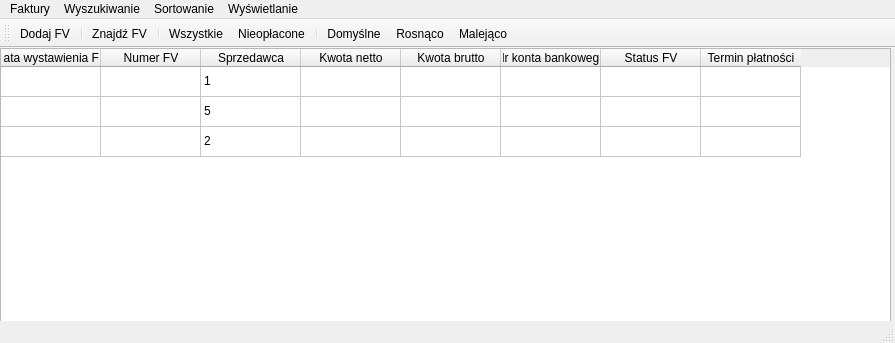
<?xml version="1.0" encoding="UTF-8"?>
<ui version="4.0">
 <class>MainWindow</class>
 <widget class="QMainWindow" name="MainWindow">
  <property name="geometry">
   <rect>
    <x>0</x>
    <y>0</y>
    <width>895</width>
    <height>343</height>
   </rect>
  </property>
  <property name="windowTitle">
   <string>MainWindow</string>
  </property>
  <widget class="QWidget" name="centralwidget">
   <widget class="QWidget" name="verticalLayoutWidget">
    <property name="geometry">
     <rect>
      <x>0</x>
      <y>0</y>
      <width>891</width>
      <height>301</height>
     </rect>
    </property>
    <layout class="QVBoxLayout" name="verticalLayout">
     <item>
      <widget class="QTableWidget" name="tableWidget">
       <attribute name="verticalHeaderVisible">
        <bool>false</bool>
       </attribute>
       <row>
        <property name="text">
         <string>1</string>
        </property>
       </row>
       <row>
        <property name="text">
         <string>2</string>
        </property>
       </row>
       <row>
        <property name="text">
         <string>3</string>
        </property>
       </row>
       <column>
        <property name="text">
         <string>Data wystawienia FV</string>
        </property>
       </column>
       <column>
        <property name="text">
         <string>Numer FV</string>
        </property>
       </column>
       <column>
        <property name="text">
         <string>Sprzedawca</string>
        </property>
       </column>
       <column>
        <property name="text">
         <string>Kwota netto</string>
        </property>
       </column>
       <column>
        <property name="text">
         <string>Kwota brutto</string>
        </property>
       </column>
       <column>
        <property name="text">
         <string>Nr konta bankowego</string>
        </property>
       </column>
       <column>
        <property name="text">
         <string>Status FV</string>
        </property>
       </column>
       <column>
        <property name="text">
         <string>Termin płatności</string>
        </property>
       </column>
       <item row="0" column="2">
        <property name="text">
         <string>1</string>
        </property>
       </item>
       <item row="1" column="2">
        <property name="text">
         <string>5</string>
        </property>
       </item>
       <item row="2" column="2">
        <property name="text">
         <string>2</string>
        </property>
       </item>
      </widget>
     </item>
    </layout>
   </widget>
  </widget>
  <widget class="QStatusBar" name="statusbar"/>
  <widget class="QToolBar" name="toolBar">
   <property name="windowTitle">
    <string>toolBar</string>
   </property>
   <property name="toolButtonStyle">
    <enum>Qt::ToolButtonTextUnderIcon</enum>
   </property>
   <attribute name="toolBarArea">
    <enum>TopToolBarArea</enum>
   </attribute>
   <attribute name="toolBarBreak">
    <bool>false</bool>
   </attribute>
   <addaction name="action_faktury_Dodaj_FV"/>
   <addaction name="separator"/>
   <addaction name="action_wyszukiwanie_ZnajdzFV"/>
   <addaction name="separator"/>
   <addaction name="action_wyswietlanie_Wszystkie"/>
   <addaction name="action_wyswietlanie_Nieoplacone"/>
   <addaction name="separator"/>
   <addaction name="action_sortowanie_domyslne"/>
   <addaction name="action_sortowanie_rosnaco"/>
   <addaction name="action_sortowanie_malejaco"/>
  </widget>
  <widget class="QMenuBar" name="menubar">
   <property name="geometry">
    <rect>
     <x>0</x>
     <y>0</y>
     <width>895</width>
     <height>18</height>
    </rect>
   </property>
   <widget class="QMenu" name="menuFaktury">
    <property name="title">
     <string>Faktury</string>
    </property>
    <addaction name="action_faktury_Dodaj_FV"/>
   </widget>
   <widget class="QMenu" name="menuWyszukiwanie">
    <property name="title">
     <string>Wyszukiwanie</string>
    </property>
    <addaction name="action_wyszukiwanie_ZnajdzFV"/>
   </widget>
   <widget class="QMenu" name="menuSortowanie">
    <property name="title">
     <string>Sortowanie</string>
    </property>
    <addaction name="action_sortowanie_domyslne"/>
    <addaction name="action_sortowanie_Data_wystawienia"/>
    <addaction name="action_sortowanie_numer_FV"/>
    <addaction name="action_sortowanie_sprzedawca"/>
    <addaction name="action_sortowanie_Kwota_netto"/>
    <addaction name="action_sortowanie_Kwota_brutto"/>
    <addaction name="action_sortowanie_numer_konta_bankowego"/>
    <addaction name="action_sortowanie_Status_FV"/>
    <addaction name="action_sortowanie_termin_platnosci"/>
    <addaction name="separator"/>
    <addaction name="action_sortowanie_rosnaco"/>
    <addaction name="action_sortowanie_malejaco"/>
   </widget>
   <widget class="QMenu" name="menuWy_wietlanie">
    <property name="title">
     <string>Wyświetlanie</string>
    </property>
    <addaction name="action_wyswietlanie_Wszystkie"/>
    <addaction name="action_wyswietlanie_Oplacone"/>
    <addaction name="action_wyswietlanie_Nieoplacone"/>
   </widget>
   <addaction name="menuFaktury"/>
   <addaction name="menuWyszukiwanie"/>
   <addaction name="menuSortowanie"/>
   <addaction name="menuWy_wietlanie"/>
  </widget>
  <action name="action_faktury_Dodaj_FV">
   <property name="icon">
    <iconset>
     <normaloff>../ikony/add.png</normaloff>../ikony/add.png</iconset>
   </property>
   <property name="text">
    <string>Dodaj FV</string>
   </property>
  </action>
  <action name="action_wyszukiwanie_ZnajdzFV">
   <property name="icon">
    <iconset>
     <normaloff>../ikony/find.png</normaloff>../ikony/find.png</iconset>
   </property>
   <property name="text">
    <string>Znajdź FV</string>
   </property>
  </action>
  <action name="action_sortowanie_Data_wystawienia">
   <property name="checkable">
    <bool>true</bool>
   </property>
   <property name="text">
    <string>Data wystawienia</string>
   </property>
  </action>
  <action name="action_sortowanie_Kwota_netto">
   <property name="checkable">
    <bool>true</bool>
   </property>
   <property name="text">
    <string>Kwota netto</string>
   </property>
  </action>
  <action name="action_sortowanie_Kwota_brutto">
   <property name="checkable">
    <bool>true</bool>
   </property>
   <property name="text">
    <string>Kwota brutto</string>
   </property>
  </action>
  <action name="action_sortowanie_Status_FV">
   <property name="checkable">
    <bool>true</bool>
   </property>
   <property name="text">
    <string>Status FV</string>
   </property>
  </action>
  <action name="action_sortowanie_termin_platnosci">
   <property name="checkable">
    <bool>true</bool>
   </property>
   <property name="text">
    <string>Termin płatności</string>
   </property>
  </action>
  <action name="action_wyswietlanie_Oplacone">
   <property name="checkable">
    <bool>true</bool>
   </property>
   <property name="text">
    <string>Opłacone</string>
   </property>
  </action>
  <action name="action_wyswietlanie_Nieoplacone">
   <property name="checkable">
    <bool>true</bool>
   </property>
   <property name="icon">
    <iconset>
     <normaloff>../ikony/cash.png</normaloff>../ikony/cash.png</iconset>
   </property>
   <property name="text">
    <string>Nieopłacone</string>
   </property>
  </action>
  <action name="action_wyswietlanie_Wszystkie">
   <property name="checkable">
    <bool>true</bool>
   </property>
   <property name="icon">
    <iconset>
     <normaloff>../ikony/all.png</normaloff>../ikony/all.png</iconset>
   </property>
   <property name="text">
    <string>Wszystkie</string>
   </property>
  </action>
  <action name="action_sortowanie_domyslne">
   <property name="checkable">
    <bool>true</bool>
   </property>
   <property name="icon">
    <iconset>
     <normaloff>../ikony/sort.png</normaloff>../ikony/sort.png</iconset>
   </property>
   <property name="text">
    <string>Domyślne</string>
   </property>
  </action>
  <action name="action_sortowanie_rosnaco">
   <property name="checkable">
    <bool>true</bool>
   </property>
   <property name="icon">
    <iconset>
     <normaloff>../ikony/ascending.png</normaloff>../ikony/ascending.png</iconset>
   </property>
   <property name="text">
    <string>Rosnąco</string>
   </property>
  </action>
  <action name="action_sortowanie_malejaco">
   <property name="checkable">
    <bool>true</bool>
   </property>
   <property name="icon">
    <iconset>
     <normaloff>../ikony/descending.png</normaloff>../ikony/descending.png</iconset>
   </property>
   <property name="text">
    <string>Malejąco</string>
   </property>
  </action>
  <action name="action_sortowanie_numer_FV">
   <property name="checkable">
    <bool>true</bool>
   </property>
   <property name="text">
    <string>Numer FV</string>
   </property>
  </action>
  <action name="action_sortowanie_sprzedawca">
   <property name="checkable">
    <bool>true</bool>
   </property>
   <property name="text">
    <string>Sprzedawca</string>
   </property>
  </action>
  <action name="action_sortowanie_numer_konta_bankowego">
   <property name="checkable">
    <bool>true</bool>
   </property>
   <property name="text">
    <string>Numer konta bankowego</string>
   </property>
  </action>
 </widget>
 <resources/>
 <connections/>
</ui>
